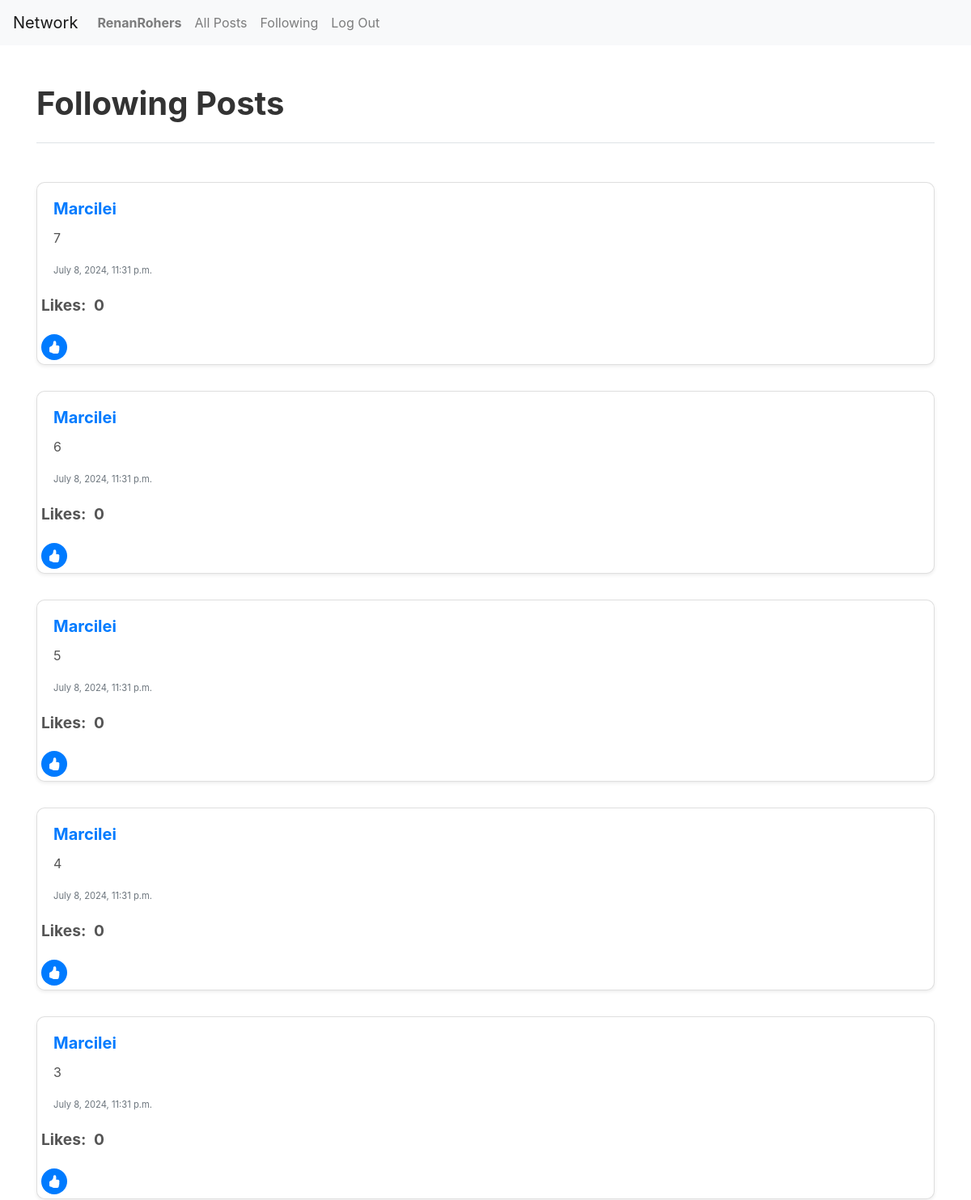
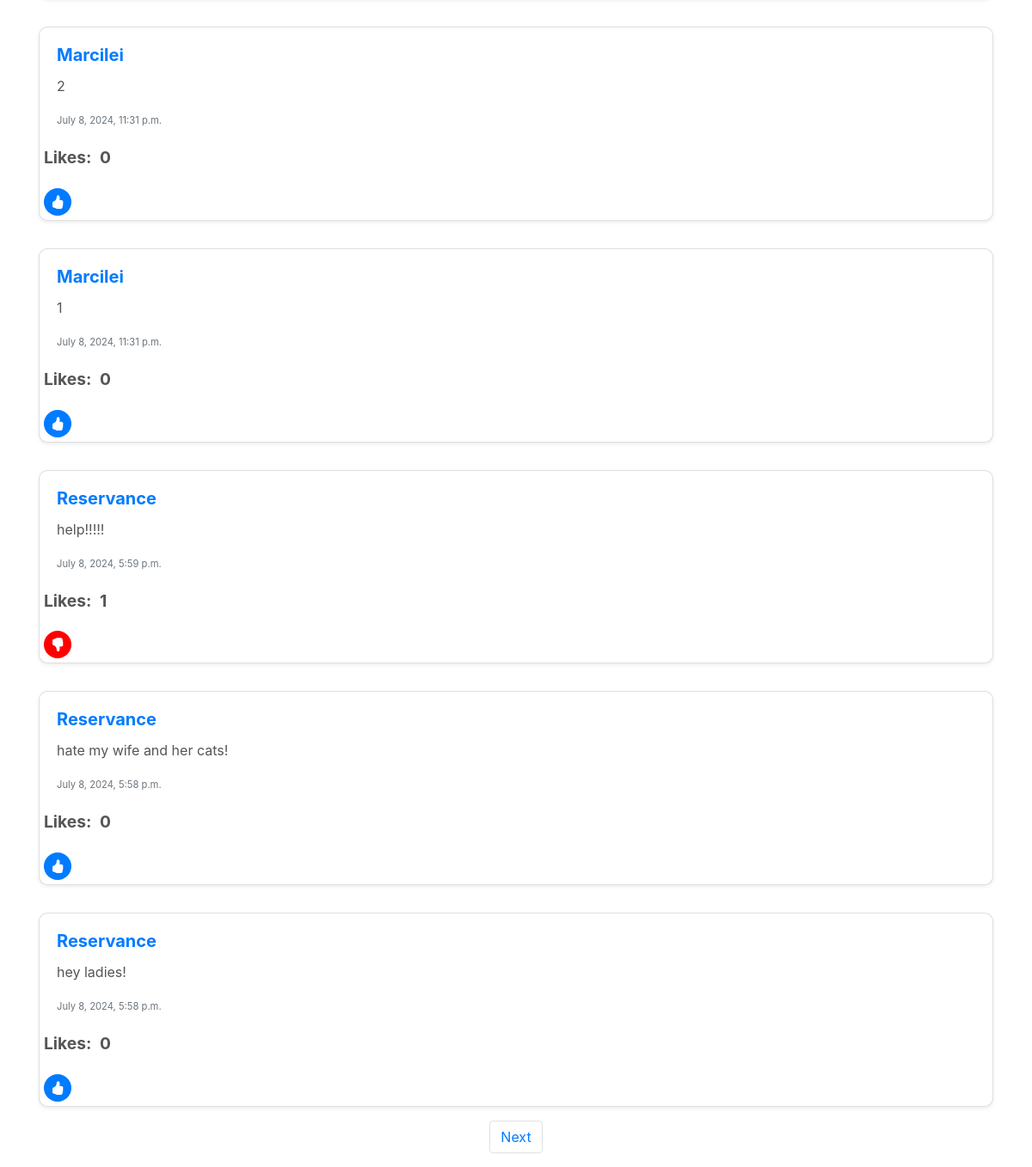
Page /following (signed in) on the committed database (2 pictures, top to bottom).
### network/models.py (models this page shows, shortened)
class User(AbstractUser):
    pass

class Post(models.Model):
    user = models.ForeignKey("User", on_delete=models.CASCADE, related_name="post_user")
    text = models.CharField(max_length=255)
    timestamp = models.DateTimeField(auto_now_add=True)

### network/views.py (the view)
# urls.py: path("following", views.following_page, name="following"),
@login_required
def following_page(request):
    user = User.objects.get(id=request.user.id)
    following = Follow.objects.filter(following_user = user)
    all_posts = Post.objects.all().order_by("id").reverse()
    following_posts = []
    for post in all_posts:
        for person in following:
            if person.followed_user == post.user:
                following_posts.append(post)
    paginator = Paginator(following_posts,10)
    page_number = request.GET.get('page')
    page_posts = paginator.get_page(page_number)
    user = request.user
    likes = Like.objects.all()
    liked_posts = []
    try:
        for like in likes:
            if like.user == user:
                liked_posts.append(like.post)
    except:
        liked_posts = []
    return render(request, "network/following.html",{
        "posts": all_posts,
        "page_posts": page_posts,
        "liked_posts": liked_posts,
        "likes": likes
    })

### network/templates/network/following.html (shortened to what this page needs)
{% extends "network/layout.html" %}
{% block body %}
    <div class="container mt-5">
        <div class="section-header d-flex justify-content-between align-items-center pb-3 border-bottom">
            <h1>Following Posts</h1>
        </div>
    </div>
    <div class="container mt-5">
        <div class="posts-container">
            {% for post in page_posts %}
                <div class="post-card card mb-3 shadow-sm">
                    <div id="post" class="card-body">
                        <h5 class="card-title"><a href="{% url 'profile' id=post.user.id %}">{{ post.user.username }}</a></h5>
                        <div id="text-container-{{ post.id }}">
                            <p class="card-text" id="post-text-{{ post.id }}">{{ post.text }}</p>
                        </div>
                        <p class="card-text text-muted"><small>{{ post.timestamp }}</small></p>
                    </div>
                    {% if user == post.user %}
                        <div class="text-right button-container">
                            <button class="btn btn-primary edit-button" data-post_id="{{ post.id }}">Edit</button>
                        </div>
                        <p class="like-count">Likes: <span class="like-count" id="like-count-{{ post.id }}">{{ post.liked_post.count }}</span></p>
                    {% else %}
                    <p class="like-count">Likes: <span class="like-count" id="like-count-{{ post.id }}">{{ post.liked_post.count }}</span></p>
                    {% if user.is_authenticated %}
                        {% if post in liked_posts %}
                        <div class="like-container" data-post_id="{{ post.id }}" data-liked="true" data-likes="{{ likes.post.count }}">
                            <button id="like-{{post.id}}" class="btn btn-dislike" >
                                <i class="bi bi-hand-thumbs-down-fill"></i>
                            </button>
                        </div>
                        {% else %}
                        <div class="like-container" data-post_id="{{ post.id }}" data-liked="false" data-likes="{{ likes.post.count }}">
                            <button id="unlike-{{post.id}}" class="btn btn-like" >
                                <i class="bi bi-hand-thumbs-up-fill"></i>
                            </button>
                        </div>
                        {% endif %}
                    {% endif %}
                    {% endif %}
                </div>
            {% endfor %}
        </div>
        <div class="nav-container">
            <nav aria-label="Page navigation example">
                <ul class="pagination">
                    {% if page_posts.has_next %}
                        <li class="page-item"><a class="page-link" href="?page={{ page_posts.next_page_number }}">Next</a></li>
                    {% endif %}
                </ul>
            </nav>
        </div>
    </div>
{% endblock %}

### network/templates/network/layout.html (shortened to what this page needs)
{% load static %}
<!DOCTYPE html>
<html lang="en">
    <head>
        <link rel="stylesheet" href="https://stackpath.bootstrapcdn.com/bootstrap/4.4.1/css/bootstrap.min.css">
        <link href="{% static 'network/styles.css' %}" rel="stylesheet">
        <link rel="stylesheet" href="https://cdnjs.cloudflare.com/ajax/libs/bootstrap-icons/1.9.1/font/bootstrap-icons.min.css">
    </head>
    <body>
        <nav class="navbar navbar-expand-lg navbar-light bg-light">
            <a class="navbar-brand" href="#">Network</a>
            <div>
              <ul class="navbar-nav mr-auto">
                {% if user.is_authenticated %}
                    <li class="nav-item">
                        <a class="nav-link" href="{% url 'profile' id=user.id %}"><strong>{{ user.username }}</strong></a>
                    </li>
                {% endif %}
                <li class="nav-item">
                  <a class="nav-link" href="{% url 'index' %}">All Posts</a>
                </li>
                {% if user.is_authenticated %}
                    <li class="nav-item">
                        <a class="nav-link" href="{% url 'following' %}">Following</a>
                    </li>
                    <li class="nav-item">
                        <a class="nav-link" href="{% url 'logout' %}">Log Out</a>
                    </li>
                {% endif %}
              </ul>
            </div>
          </nav>
        <div class="body">
            {% block body %}
            {% endblock %}
        </div>
    </body>
</html>

### network/static/network/styles.css (style rules this page uses)
.posts-container { display: flex; flex-direction: column; gap: 1rem; }
.post-card { border-radius: 10px; transition: transform 0.2s; }
.post-card .card-title { font-weight: bold; color: #333; }
.post-card .card-text { font-size: 1rem; color: #555; }
.post-card .text-muted { font-size: 0.875rem; }
.nav-container { display: flex; justify-content: center; }
.section-header { border-bottom: 1px solid #ccc; padding-bottom: 1rem; }
.section-header h1 { font-size: 2.5rem; font-weight: bold; color: #333; }
.btn-like { display: flex; align-items: center; justify-content: center; background-color: #007bff; color: white; border: none; padding: 0.25rem; width: 2rem; height: 2rem; border-radius: 50%; cursor: pointer; transition: background-color 0.3s ease; position: relative; margin: 5px; }
.btn-dislike { display: flex; align-items: center; justify-content: center; background-color: red; color: white; border: none; padding: 0.25rem; width: 2rem; height: 2rem; border-radius: 50%; cursor: pointer; transition: background-color 0.3s ease; position: relative; margin: 5px; }
.btn-like i, .btn-dislike i { font-size: 1rem; }
.like-count { display: inline-block; margin-left: 5px; font-size: 1.2rem; color: #555555; margin-left: 5px; font-weight: bold; }

### rows in the picture
User: username "RenanRohers"
Post: user.username "Marcilei", text "7", timestamp "July 8, 2024, 11:31 p.m.", liked_post.count "0"
Post: user.username "Marcilei", text "6", timestamp "July 8, 2024, 11:31 p.m.", liked_post.count "0"
Post: user.username "Marcilei", text "5", timestamp "July 8, 2024, 11:31 p.m.", liked_post.count "0"
Post: user.username "Marcilei", text "4", timestamp "July 8, 2024, 11:31 p.m.", liked_post.count "0"
Post: user.username "Marcilei", text "3", timestamp "July 8, 2024, 11:31 p.m.", liked_post.count "0"
Post: user.username "Marcilei", text "2", timestamp "July 8, 2024, 11:31 p.m.", liked_post.count "0"
Post: user.username "Marcilei", text "1", timestamp "July 8, 2024, 11:31 p.m.", liked_post.count "0"
Post: user.username "Reservance", text "help!!!!!", timestamp "July 8, 2024, 5:59 p.m.", liked_post.count "1"
Post: user.username "Reservance", text "hate my wife and her cats!", timestamp "July 8, 2024, 5:58 p.m.", liked_post.count "0"
Post: user.username "Reservance", text "hey ladies!", timestamp "July 8, 2024, 5:58 p.m.", liked_post.count "0"
